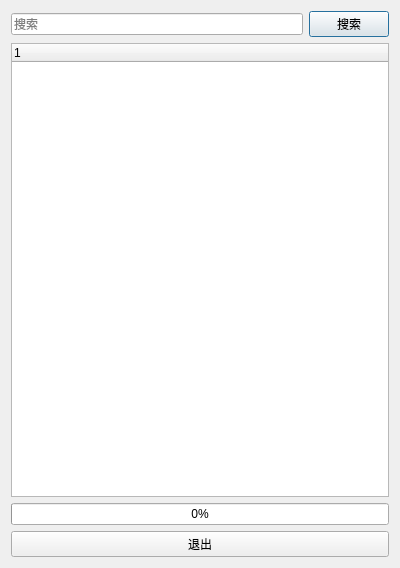
<?xml version="1.0" encoding="UTF-8"?>
<ui version="4.0">
 <class>qDialog_searchLyricDialog</class>
 <widget class="QDialog" name="qDialog_searchLyricDialog">
  <property name="geometry">
   <rect>
    <x>0</x>
    <y>0</y>
    <width>400</width>
    <height>568</height>
   </rect>
  </property>
  <property name="windowTitle">
   <string>Easy Music Plus Search Lyric</string>
  </property>
  <layout class="QVBoxLayout" name="verticalLayout">
   <item>
    <layout class="QHBoxLayout" name="horizontalLayout">
     <item>
      <widget class="QLineEdit" name="qLineEdit_search">
       <property name="placeholderText">
        <string>搜索</string>
       </property>
      </widget>
     </item>
     <item>
      <widget class="QPushButton" name="qPushButton_search">
       <property name="text">
        <string>搜索</string>
       </property>
      </widget>
     </item>
    </layout>
   </item>
   <item>
    <widget class="QTreeWidget" name="qTreeWidget_lyric">
     <column>
      <property name="text">
       <string notr="true">1</string>
      </property>
     </column>
    </widget>
   </item>
   <item>
    <widget class="QProgressBar" name="qProgressBar">
     <property name="value">
      <number>0</number>
     </property>
    </widget>
   </item>
   <item>
    <widget class="QPushButton" name="qPushButton_quit">
     <property name="text">
      <string>退出</string>
     </property>
    </widget>
   </item>
  </layout>
 </widget>
 <resources/>
 <connections/>
</ui>
